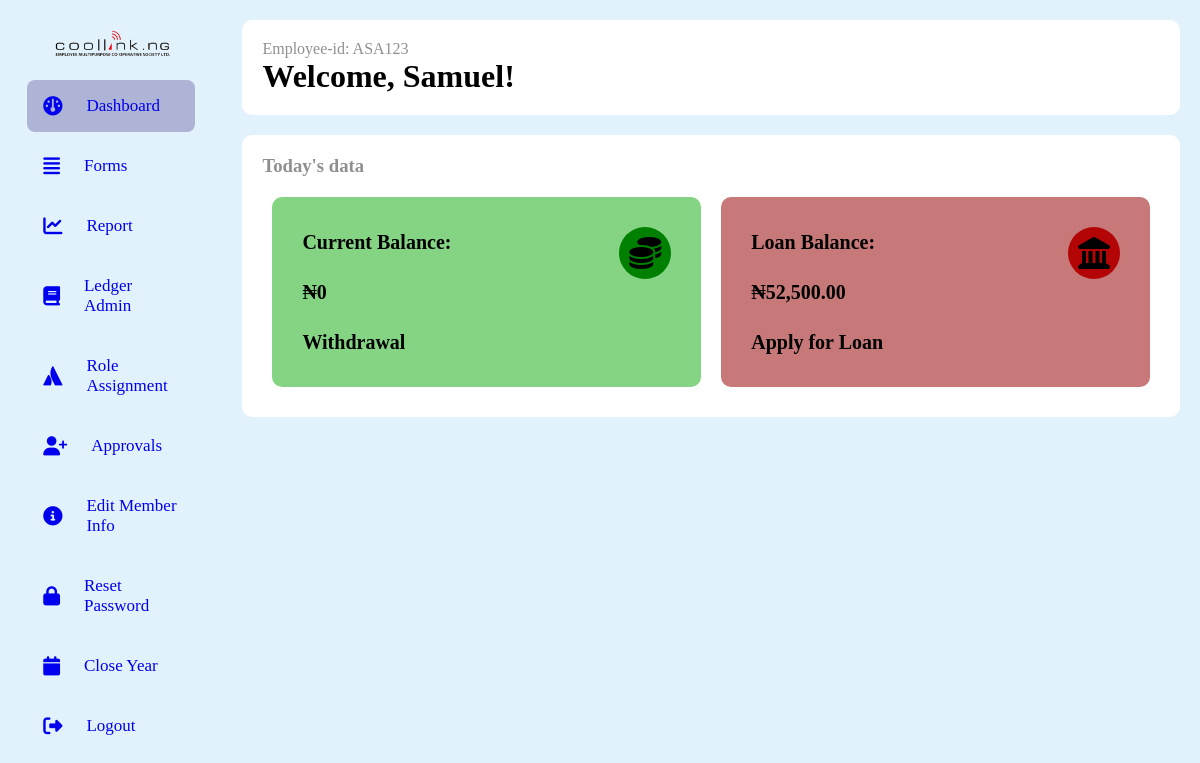
The page /dashboard (signed in) on the database as committed earlier.
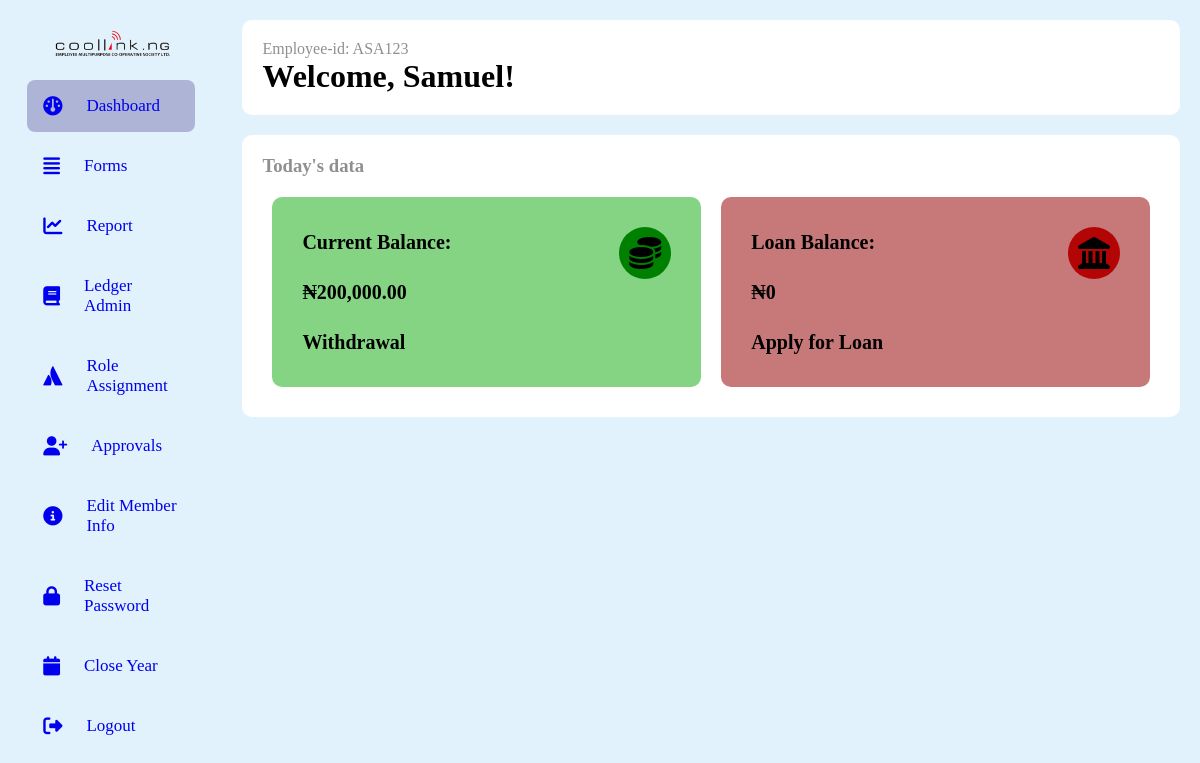
The same page on the database as committed later.
### models.py (models this page shows, shortened)
class Person(db.Model, UserMixin):
    __tablename__ = "persons"
    id = db.Column(db.Integer, primary_key=True)
    name = db.Column(db.String(100), nullable=False)
    role_id = db.Column(db.Integer, db.ForeignKey("roles.id"))
    email = db.Column(db.String, nullable=True, unique=True)
    password = db.Column(db.String(255), nullable=False)
    company_id = db.Column(db.Integer, db.ForeignKey("companies.id"))
    employee_id = db.Column(db.String, nullable=False, unique=True)
    phone_no = db.Column(db.String, unique=True)
    balance_bfd = db.Column(db.Float, default=0.0)
    balance_withheld = db.Column(db.Float, default=0.0)
    available_balance = db.Column(db.Float, default=0.0)
    loan_balance = db.Column(db.Float, default=0.0)
    loan_balance_bfd = db.Column(db.Float, default=0.0)
    loans = db.relationship("Loan", backref="person",foreign_keys="[Loan.person_id]")
    bank_payments_made = db.relationship("BankPayment", backref="payer", lazy=True)
    payments_made = db.relationship("SavingPayment", backref="payer", lazy=True)
    loan_payments_made = db.relationship("LoanPayment", backref="payer", lazy=True)
    def get_guaranteed_payments(self):
        loan = LoanFormPayment.query.filter(LoanFormPayment.guarantors.any(id=self.id)).all()
        ret = [l for l in loan if not l.loan]
        return ret
    @hybrid_property
    def total_balance(self):
        return self.available_balance + self.balance_withheld

### app.py (the view, shortened to what this page needs)
@app.route("/dashboard")
@login_required
def dashboard():
    person = current_user
    form = SearchForm()
    pre_guarantor = person.get_guaranteed_payments()
    failed_loan = None
    message = None
    return render_template("dashboard.html", person=person, form=form,consents=pre_guarantor,failed_loan=failed_loan,message=message)

### app.py (called while the page is built)
@login_manager.user_loader
def load_user(person_id):
    return Person.query.get(person_id)

@app.before_request
def before_request():
    g.user = current_user

@app.template_filter("currency")
@login_required
def currency(value):
    modified_value = format_currency(value)  # Modify the value as needed
    return modified_value

### filters.py (called while the page is built)
def format_currency(
    value, currency_symbol="₦", decimal_separator=".", thousands_separator=","
):
    if value:
        if value < 0:
            formatted_value = f"-{currency_symbol}{abs(value):,.2f}"
        else:
            formatted_value = f"{currency_symbol}{value:,.2f}"
        formatted_value = formatted_value.replace(".", decimal_separator).replace(
            ",", thousands_separator
        )
    else:
        formatted_value = f"{currency_symbol}0"
    return formatted_value

### templates/dashboard.html (shortened to what this page needs)
<!DOCTYPE html>
<html lang="en">
<head>
    <link rel="stylesheet" href="https://cdnjs.cloudflare.com/ajax/libs/font-awesome/6.4.0/css/all.min.css"/>
    <link rel="stylesheet" href="\static\css\style.css">
</head>
<body class="special-dash">
    <div class="full-form-content">
    <div class='all-sections'>
        <nav class='section-1'>
            <div class="logo"><img src="\static\images\coolink2.png" alt="logo"></div>
            <ul class="side-bar" id="side-bar">
                <li class="{%block dash%}active nav-item{%endblock%}" id="move">
                    <a href="{{ url_for('dashboard') }}" class="nav-link"><i class="fa-solid fa-gauge"></i>
                    <span>Dashboard</span></a>
                </li>
                {% if person.role.id == 1 or person.role.id == 3 %}
                <li class="{%block form%}nav-item{%endblock%}">
                    <a class="nav-link" href="{{ url_for('forms') }}"><i class="fa-solid fa-align-justify"></i><span>Forms</span></a>
                </li>
                {% endif %}
                {% if person.role.id != 4 %}
                <li class="{%block query%}nav-item{%endblock%}">
                    <a class="nav-link" href="{{ url_for('queries') }}"> <i class="fa-solid fa-chart-line"></i><span>Report</span></a>
                </li>
                {% endif %}
                {% if person.role.id == 1 or person.role.id == 3 %}
                <li class="nav-item">
                    <a class="nav-link" href="{{ url_for('ledger_admin') }}"><i class="fa-solid fa-book"></i><span>Ledger Admin</span></a>
                </li>
                {% endif %}
                {% if person.role.id == 1 %}
                <li class="nav-item">
                    <a class="nav-link" href="{{ url_for('role_assignment') }}"><i class="fa-brands fa-atlassian"></i><span>Role Assignment</span></a>
                </li>
                {% endif %}
                {% if person.role.id == 1 or person.role.id == 2 %}
                <li class="nav-item">
                    <a class="nav-link" href="{{ url_for('approval') }}"><i class="fa-solid fa-user-plus"></i><span>Approvals</span></a>
                </li>
                {% endif %}
                {% if person.role.id == 1 or person.role.id == 3 %}
                <li class="nav-item">
                    <a class="nav-link" href="{{ url_for('edit_profile') }}"><i class="fa-solid fa-circle-info"></i><span>Edit Member Info</span></a>
                </li>
                <li class="nav-item">
                    <a class="nav-link" href="{{ url_for('reset_password') }}"><i class="fa-solid fa-lock"></i><span>Reset Password</span></a>
                </li>
                {% endif %}
                {% if person.role.id == 1 %}
                <li class="nav-item">
                    <a class="nav-link" href="{{ url_for('close_year') }}"><i class="fa-solid fa-calendar"></i><span>Close Year</span></a>
                </li>
                {% endif %}
                <li class="logout">
                    <a class='nav-link' href="{{url_for('logout')}}"><i class="fa-sharp fa-solid fa-right-from-bracket"></i><span>Logout</span></a>
                </li>
            </ul>
        </nav>
        <div class='section-2'>
        <div class="head-wrap">
            <div class="head-title">
                <span>Employee-id: {{person.employee_id}}</span>
                <h1>Welcome, {{ person.name }}!</h1>
            </div>
        </div>
        <div class="all-cards-wrap-new">
            {%block content%}
        <div class="todays-data">
            <h3>Today's data</h3>
        </div>
            <div class="card-new" id="current-bal-new">
                <div class="container-new">
                    <div class="icon-con">
                        <i class="fa-solid fa-coins"></i>
                    </div>
                    <div class='content-con-new'>
                        <a href="{{url_for('savings_account',person_id=person.id)}}">
                            <div>
                            <p><strong>Current Balance:</strong></p>
                            </div>
                            <div>
                            <p><strong>{{ person.total_balance | currency}}</strong></p>
                            </div>
                        </a>
                        <a href="{{url_for('request_withdrawal')}}">
                            <div>
                            <p><strong>Withdrawal</strong></p>
                            </div>
                        </a>
                    </div>
                </div>
            </div>
            <div class="card-new" id="loan-bal-new">
                <div class="container-new">
                    <div class="icon-con" id='landmark'>
                        <i class="fa-solid fa-landmark"></i>
                    </div>
                    <div class='content-con-new'>
                        <a href="{{url_for('loan_account',person_id=person.id)}}">
                            <div>
                                <p><strong>Loan Balance:</strong></p>
                            </div>
                            <div>
                                <p><strong>{{ person.loan_balance | currency}}</strong></p>
                            </div>
                        </a>
                        <a href="{{url_for('register_loan')}}">
                            <div>
                            <p><strong>Apply for Loan</strong></p>
                            </div>
                        </a>
                    </div>
                </div>
            </div>
        </div>
    </div>
    </div>
    </div>
</body>
{%endblock%}

### static/css/style.css (style rules this page uses)
* { margin: 0; padding: 0; box-sizing: border-box; font-family:'Times New Roman', Times, serif; }
.special-dash { background-color: #60baf32e; }
.special-dash .all-sections { display: flex; }
.special-dash .section-1 { top: 0; bottom: 0; left: 0; padding: 0 1.7rem; overflow: hidden; position: sticky; width: 240px; height: 100vh; }
.special-dash .logo { height: 50px; padding: 16px; }
.special-dash .side-bar { height: 88%; position: relative; list-style: none; padding: 0; }
.special-dash .side-bar li { padding: 1rem; margin: 8px 0; border-radius: 8px; transition: all 0.2s ease-in; }
.special-dash .side-bar li:hover, .active { background:#473d8b57; }
.special-dash .side-bar a { font-size: 17px; text-decoration: none; gap: 1.5rem; display: flex; align-items: center; }
.special-dash .side-bar a i { font-size: 1.2rem; }
.special-dash .section-2 { position: relative; width: 90%; }
.special-dash .section-2 .head-wrap { background-color: #fff; margin: 20px; padding: 20px; border-radius: 10px; }
.special-dash .section-2 .head-wrap span, h3 { color: #4545459a; margin-bottom: 10px; }
.all-cards-wrap-new { background: #fff; margin: 20px; padding: 20px; border-radius: 10px; display: flex; flex-wrap: wrap; justify-content: space-between; }
.todays-data { width: 100%; }
.card-new { background: transparent; margin: 10px; border-radius: 10px; padding: 20px 20px 20px 30px; flex: 0 0 calc(50% - 20px); box-sizing: border-box; }
.special-dash .section-2 a { color: #fff; line-height: 2.5; text-decoration: none; }
.special-dash .section-2 #current-bal-new { background: rgba(108, 204, 108, 0.836); }
.special-dash .section-2 #loan-bal-new { background: rgb(199, 120, 120); }
.special-dash .section-2 .icon-con { border-radius: 40px; background-color:green; margin: 10px; padding: 10px; height: auto; width:min-content; float: right; right: 0; }
.special-dash .section-2 #landmark { background-color:#b30404fa; }
.special-dash .section-2 i { font-size: 2rem; color: #000; }
.special-dash .section-2 a { color: #000; font-size: 20px; }
.special-dash img { max-width: 100%; max-height: auto; }
.special-dash #move { margin-top: 30px; }

Rows that differ between the two databases and show on the page:
changed Person "Samuel": total_balance "₦0" → "₦200,000.00"; loan_balance "₦52,500.00" → "₦0"
